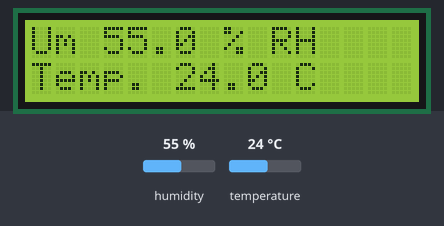
Recording of a sketch running on a simulated ATtiny85, built with avr-gcc and run on an emulated ATtiny85. On the bench: 16×2 character LCD. The test bench sets the inputs (shaded band); at power-on: humidity 55 %, temperature 24 °C.

Above: at 2.2 s.

Measured:
- what the display in image 0 shows lasts 2.0 s, from 2.1 s to 4.1 s

The sketch:

umpres_mod.ino
```cpp
#include <TinyWireM.h>
#include <LiquidCrystal_I2C.h>
#include <DHT22.h>
#define DHT22_PIN 1
DHT22 myDHT22(DHT22_PIN);
#define BMP085_ADDRESS 0x77  // I2C address of BMP085
LiquidCrystal_I2C lcd(0x27,16,2);
char _buffer[16];
    void setup()
    {
      lcd.init();                      // initialize the lcd
      lcd.backlight();
      bmp085Calibration();
     }

    /* Main program loop */
    void loop()
    {
      DHT22_ERROR_t errorCode;
      short temperature;
      long pressure;
  // The sensor can only be read from every 1-2s, and requires a minimum
  // 2s warm-up after power-on.
  delay(2000);
  errorCode = myDHT22.readData();
  sprintf(_buffer, "Temp. %hi.%01hi C",
                   myDHT22.getTemperatureCInt()/10, abs(myDHT22.getTemperatureCInt()%10));
  lcd.clear();
  lcd.setCursor(0,1);
  lcd.print(_buffer);
  sprintf(_buffer, "Um %i.%01i %% RH",
          myDHT22.getHumidityInt()/10, myDHT22.getHumidityInt()%10);
  lcd.setCursor(0,0);
  lcd.print(_buffer);
  delay(2000);

  temperature = bmp085GetTemperature(bmp085ReadUT());
  pressure = bmp085GetPressure(bmp085ReadUP());
  sprintf(_buffer,"TempBMP  %hi.%01hi C",
             temperature/10,abs(temperature)%10);
  lcd.clear();

  lcd.setCursor(0,1);
  lcd.print(_buffer);
  sprintf(_buffer,"Pre %lu.%02lu hPa" ,pressure/100, abs(pressure) % 100);
  lcd.setCursor(0,0);

  lcd.print( _buffer);
 }

const unsigned char OSS = 0;  // Oversampling Setting
int ac1;
int ac2;
int ac3;
unsigned int ac4;
unsigned int ac5;
unsigned int ac6;
int b1;
int b2;
int mb;
int mc;
int md;
long b5;
void bmp085Calibration()
{
  ac1 = bmp085ReadInt(0xAA);
  ac2 = bmp085ReadInt(0xAC);
  ac3 = bmp085ReadInt(0xAE);
  ac4 = bmp085ReadInt(0xB0);
  ac5 = bmp085ReadInt(0xB2);
  ac6 = bmp085ReadInt(0xB4);
  b1 = bmp085ReadInt(0xB6);
  b2 = bmp085ReadInt(0xB8);
  mb = bmp085ReadInt(0xBA);
  mc = bmp085ReadInt(0xBC);
  md = bmp085ReadInt(0xBE);
}

// Calculate temperature given ut.
// Value returned will be in units of 0.1 deg C
double bmp085GetTemperature(unsigned int ut)
{
  long x1, x2;
  x1 = (((long)ut - (long)ac6)*(long)ac5) >> 15;
  x2 = ((long)mc << 11)/(x1 + md);
  b5 = x1 + x2;
  return (((b5 + 8)>>4));
}

// Calculate pressure given up
// calibration values must be known
// b5 is also required so bmp085GetTemperature(...) must be called first.
// Value returned will be pressure in units of Pa.
double bmp085GetPressure(unsigned long up)
{
  long x1, x2, x3, b3, b6, p;
  unsigned long b4, b7;

  b6 = b5 - 4000;
  // Calculate B3
  x1 = (b2 * (b6 * b6)>>12)>>11;
  x2 = (ac2 * b6)>>11;
  x3 = x1 + x2;
  b3 = (((((long)ac1)*4 + x3)<<OSS) + 2)>>2;

  // Calculate B4
  x1 = (ac3 * b6)>>13;
  x2 = (b1 * ((b6 * b6)>>12))>>16;
  x3 = ((x1 + x2) + 2)>>2;
  b4 = (ac4 * (unsigned long)(x3 + 32768))>>15;

  b7 = ((unsigned long)(up - b3) * (50000>>OSS));
  if (b7 < 0x80000000)
    p = (b7<<1)/b4;
  else
    p = (b7/b4)<<1;

  x1 = (p>>8) * (p>>8);
  x1 = (x1 * 3038)>>16;
  x2 = (-7357 * p)>>16;
  p += (x1 + x2 + 3791)>>4;

  return p;
}

// Read 1 byte from the BMP085 at 'address'
char bmp085Read(unsigned char address)
{
  unsigned char data;

  TinyWireM.beginTransmission(BMP085_ADDRESS);
  TinyWireM.send(address);
  TinyWireM.endTransmission();

  TinyWireM.requestFrom(BMP085_ADDRESS, 1);
  while(!TinyWireM.available())
    ;

  return TinyWireM.receive();
}

// Read 2 bytes from the BMP085
// First byte will be from 'address'
// Second byte will be from 'address'+1
int bmp085ReadInt(unsigned char address)
{
  unsigned char msb, lsb;

  TinyWireM.beginTransmission(BMP085_ADDRESS);
  TinyWireM.send(address);
  TinyWireM.endTransmission();

  TinyWireM.requestFrom(BMP085_ADDRESS, 2);
  while(TinyWireM.available()<2)
    ;
  msb = TinyWireM.receive();
  lsb = TinyWireM.receive();

  return (int) msb<<8 | lsb;
}

// Read the uncompensated temperature value
unsigned int bmp085ReadUT()
{
  unsigned int ut;

  // Write 0x2E into Register 0xF4
  // This requests a temperature reading
  TinyWireM.beginTransmission(BMP085_ADDRESS);
  TinyWireM.send(0xF4);
  TinyWireM.send(0x2E);
  TinyWireM.endTransmission();

  // Wait at least 4.5ms
  delay(5);

  // Read two bytes from registers 0xF6 and 0xF7
  ut = bmp085ReadInt(0xF6);
  return ut;
}

// Read the uncompensated pressure value
unsigned long bmp085ReadUP()
{
  unsigned char msb, lsb, xlsb;
  unsigned long up = 0;

  // Write 0x34+(OSS<<6) into register 0xF4
  // Request a pressure reading w/ oversampling setting
  TinyWireM.beginTransmission(BMP085_ADDRESS);
  TinyWireM.send(0xF4);
  TinyWireM.send(0x34 + (OSS<<6));
  TinyWireM.endTransmission();

  // Wait for conversion, delay time dependent on OSS
  delay(2 + (3<<OSS));

  // Read register 0xF6 (MSB), 0xF7 (LSB), and 0xF8 (XLSB)
  TinyWireM.beginTransmission(BMP085_ADDRESS);
  TinyWireM.send(0xF6);
  TinyWireM.endTransmission();
  TinyWireM.requestFrom(BMP085_ADDRESS, 3);

  // Wait for data to become available
  while(TinyWireM.available() < 3)
    ;
  msb = TinyWireM.receive();
  lsb = TinyWireM.receive();
  xlsb = TinyWireM.receive();

  up = (((unsigned long) msb << 16) | ((unsigned long) lsb << 8) | (unsigned long) xlsb) >> (8-OSS);

  return up;
}
```
